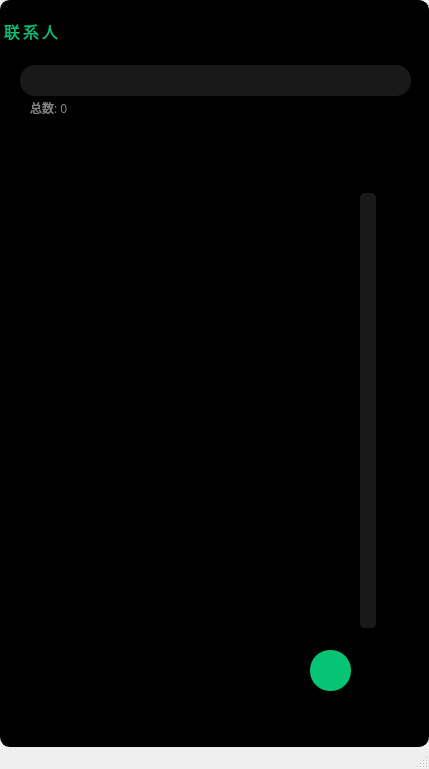
<?xml version="1.0" encoding="UTF-8"?>
<ui version="4.0">
 <class>ContactManagementSysClass</class>
 <widget class="QMainWindow" name="ContactManagementSysClass">
  <property name="geometry">
   <rect>
    <x>0</x>
    <y>0</y>
    <width>429</width>
    <height>769</height>
   </rect>
  </property>
  <property name="windowTitle">
   <string>ContactManagementSys</string>
  </property>
  <property name="styleSheet">
   <string notr="true">#centralWidget { 
	background-color: rgba(0, 0, 0, 1);
	border-radius: 10px;
	border: 1px solid black;
}</string>
  </property>
  <widget class="QWidget" name="centralWidget">
   <property name="styleSheet">
    <string notr="true"/>
   </property>
   <widget class="QLabel" name="labelTitle">
    <property name="geometry">
     <rect>
      <x>0</x>
      <y>0</y>
      <width>421</width>
      <height>51</height>
     </rect>
    </property>
    <property name="styleSheet">
     <string notr="true">#labelTitle {
	qproperty-alignment: AlignCenter;
	color: #09c174;
	letter-spacing: 3px;
	font-family: Microsoft Yahei;
	font-size: 16px;
	margin-top: 10px;
}</string>
    </property>
    <property name="text">
     <string>联系人</string>
    </property>
   </widget>
   <widget class="MyQTableView" name="contactTable">
    <property name="geometry">
     <rect>
      <x>0</x>
      <y>110</y>
      <width>431</width>
      <height>641</height>
     </rect>
    </property>
    <property name="styleSheet">
     <string notr="true">#contactTable {
	margin: 20px;
	background-color: black;
    border: none;
	color: white;
	border-radius: 10px;
	padding: 10px;
	font-family: Microsoft Yahei;
	font-size: 16px;
	letter-spacing: 7px;
}
#contactTable QHeaderView::section {
	background-color: transparent;
    border: none;
}
QTableView#contactTable:item {
	border-bottom: 1px solid rgb(32, 31, 31);
	width: 400px;
}
#contactTable::item:hover {
	color: #1d81c4;
}
QTableView::item:selected{
	background-color: rgba(255, 255, 255, 0);
}

QScrollBar:vertical {
    border: none;
    background-color: #333333;
    width: 10px;
    margin: 0px 0px 0px 0px;
    border-radius: 5px;
}

QScrollBar::handle:vertical {
    background-color: #666666;
    min-height: 20px;
    border-radius: 5px;
}

QScrollBar::add-line:vertical {
    border: none;
    background-color: #333333;
    height: 10px;
    subcontrol-position: bottom;
    subcontrol-origin: margin;
    border-radius: 5px;
}

QScrollBar::sub-line:vertical {
    border: none;
    background-color: #333333;
    height: 10px;
    subcontrol-position: top;
    subcontrol-origin: margin;
    border-radius: 5px;
}

QScrollBar::add-page:vertical, QScrollBar::sub-page:vertical {
    background-color: none;
    border-radius: 5px;
}
</string>
    </property>
   </widget>
   <widget class="QListView" name="sortLetterList">
    <property name="geometry">
     <rect>
      <x>360</x>
      <y>190</y>
      <width>16</width>
      <height>441</height>
     </rect>
    </property>
    <property name="styleSheet">
     <string notr="true">#sortLetterList {
	background: #191919;
	border: none;
	color: #848484;
	border-radius: 5px;
	font-size: 10px;
	padding: 0px;
	margin: 0px;
	font-family: Microsoft Yahei;
	margin-top: 3px;
	margin-bottom: 3px;
}
#sortLetterList::item {
    border: none;
    padding: 0px;
    text-align: center;
}
#sortLetterList::item:selected {
	background-color: rgba(255, 255, 255, 0);
	color: #1d81c4;
}

#sortLetterList::item:hover {
    background-color: rgba(255, 255, 255, 0);
	color: #1d81c4;
}

#sortLetterList::item:selected:hover {
    background-color: rgba(255, 255, 255, 0);
	color: #1d81c4;
}

#sortLetterList::item:pressed {
    background-color: rgba(255, 255, 255, 0);
	color: #1d81c4;
}

#sortLetterList::item:selected:pressed {
	background-color: rgba(255, 255, 255, 0);
	color: #1d81c4;
}

#sortLetterList::item:focus {
    background-color: rgba(255, 255, 255, 0);
	color: #1d81c4;
}</string>
    </property>
   </widget>
   <widget class="QLineEdit" name="searchBox">
    <property name="geometry">
     <rect>
      <x>15</x>
      <y>50</y>
      <width>391</width>
      <height>61</height>
     </rect>
    </property>
    <property name="styleSheet">
     <string notr="true">QLineEdit#searchBox {
    background-color: transparent;
    border-radius: 15px;
    margin: 15px;
    font-family: Microsoft Yahei;
    background-image: url(:/ContactManagementSys/Assets/Images/search.png);
    background-repeat: no-repeat;
    background-position: left center;
    padding-left: 20px;
    color: white;
}
QLineEdit#searchBox::clearButton {
	position: right;
	margin-left: -30px;
    background-image: url(:/ContactManagementSys/Assets/Images/delete_fill.png);
}
QLineEdit#searchBox::clearButton:hover {
    background-image: url(:/ContactManagementSys/Assets/Images/delete_fill_hover.png);
}
</string>
    </property>
   </widget>
   <widget class="QLineEdit" name="searchBoxBg">
    <property name="geometry">
     <rect>
      <x>5</x>
      <y>50</y>
      <width>421</width>
      <height>61</height>
     </rect>
    </property>
    <property name="styleSheet">
     <string notr="true">QLineEdit#searchBoxBg {
    background-color: #181918;
    border-radius: 15px;
    margin: 15px;
    font-family: Microsoft Yahei;
    color: white;
}</string>
    </property>
   </widget>
   <widget class="QPushButton" name="addButton">
    <property name="geometry">
     <rect>
      <x>310</x>
      <y>650</y>
      <width>41</width>
      <height>41</height>
     </rect>
    </property>
    <property name="styleSheet">
     <string notr="true">#addButton {
	background-color: #05c474;
	border-radius: 20px;
	padding: 20px;
	background-image: url(:/ContactManagementSys/Assets/Images/new_25_w.png);
	background-repeat: no-repeat;
	background-position: center;
	cursor: pointer;
}</string>
    </property>
    <property name="text">
     <string>add</string>
    </property>
   </widget>
   <widget class="QLabel" name="labelCount">
    <property name="geometry">
     <rect>
      <x>30</x>
      <y>100</y>
      <width>361</width>
      <height>16</height>
     </rect>
    </property>
    <property name="styleSheet">
     <string notr="true">color: rgb(132, 132, 132);
font-family: Microsoft Yahei</string>
    </property>
    <property name="text">
     <string>总数: 0</string>
    </property>
   </widget>
   <zorder>searchBoxBg</zorder>
   <zorder>labelTitle</zorder>
   <zorder>contactTable</zorder>
   <zorder>sortLetterList</zorder>
   <zorder>searchBox</zorder>
   <zorder>addButton</zorder>
   <zorder>labelCount</zorder>
  </widget>
  <widget class="QStatusBar" name="statusBar"/>
 </widget>
 <layoutdefault spacing="6" margin="11"/>
 <customwidgets>
  <customwidget>
   <class>MyQTableView</class>
   <extends>QTableView</extends>
   <header>myqtableview.h</header>
  </customwidget>
 </customwidgets>
 <resources>
  <include location="ContactManagementSys.qrc"/>
 </resources>
 <connections/>
</ui>
